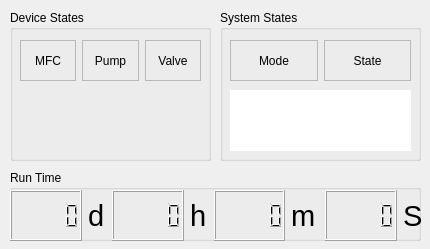
<?xml version="1.0" encoding="UTF-8"?>
<ui version="4.0">
 <class>forward</class>
 <widget class="QWidget" name="forward">
  <property name="geometry">
   <rect>
    <x>0</x>
    <y>0</y>
    <width>430</width>
    <height>249</height>
   </rect>
  </property>
  <property name="windowTitle">
   <string>Form</string>
  </property>
  <widget class="QGroupBox" name="groupBox">
   <property name="geometry">
    <rect>
     <x>10</x>
     <y>10</y>
     <width>201</width>
     <height>151</height>
    </rect>
   </property>
   <property name="title">
    <string>Device States</string>
   </property>
   <widget class="QWidget" name="horizontalLayoutWidget_3">
    <property name="geometry">
     <rect>
      <x>10</x>
      <y>30</y>
      <width>181</width>
      <height>41</height>
     </rect>
    </property>
    <layout class="QHBoxLayout" name="horizontalLayout_3">
     <item>
      <widget class="QLabel" name="label_6">
       <property name="frameShape">
        <enum>QFrame::Shape::StyledPanel</enum>
       </property>
       <property name="text">
        <string>MFC</string>
       </property>
       <property name="alignment">
        <set>Qt::AlignmentFlag::AlignCenter</set>
       </property>
      </widget>
     </item>
     <item>
      <widget class="QLabel" name="label_5">
       <property name="frameShape">
        <enum>QFrame::Shape::StyledPanel</enum>
       </property>
       <property name="text">
        <string>Pump</string>
       </property>
       <property name="alignment">
        <set>Qt::AlignmentFlag::AlignCenter</set>
       </property>
      </widget>
     </item>
     <item>
      <widget class="QLabel" name="label_4">
       <property name="frameShape">
        <enum>QFrame::Shape::StyledPanel</enum>
       </property>
       <property name="text">
        <string>Valve</string>
       </property>
       <property name="alignment">
        <set>Qt::AlignmentFlag::AlignCenter</set>
       </property>
      </widget>
     </item>
    </layout>
   </widget>
   <widget class="QWidget" name="widget" native="true">
    <property name="geometry">
     <rect>
      <x>10</x>
      <y>80</y>
      <width>61</width>
      <height>61</height>
     </rect>
    </property>
   </widget>
   <widget class="QWidget" name="widget_3" native="true">
    <property name="geometry">
     <rect>
      <x>70</x>
      <y>80</y>
      <width>61</width>
      <height>61</height>
     </rect>
    </property>
   </widget>
   <widget class="QWidget" name="widget_2" native="true">
    <property name="geometry">
     <rect>
      <x>130</x>
      <y>80</y>
      <width>61</width>
      <height>61</height>
     </rect>
    </property>
   </widget>
  </widget>
  <widget class="QGroupBox" name="groupBox_3">
   <property name="geometry">
    <rect>
     <x>220</x>
     <y>10</y>
     <width>201</width>
     <height>151</height>
    </rect>
   </property>
   <property name="title">
    <string>System States</string>
   </property>
   <widget class="QTextBrowser" name="textBrowser">
    <property name="geometry">
     <rect>
      <x>10</x>
      <y>80</y>
      <width>91</width>
      <height>61</height>
     </rect>
    </property>
    <property name="frameShape">
     <enum>QFrame::Shape::NoFrame</enum>
    </property>
    <property name="verticalScrollBarPolicy">
     <enum>Qt::ScrollBarPolicy::ScrollBarAsNeeded</enum>
    </property>
    <property name="horizontalScrollBarPolicy">
     <enum>Qt::ScrollBarPolicy::ScrollBarAsNeeded</enum>
    </property>
    <property name="html">
     <string>&lt;!DOCTYPE HTML PUBLIC &quot;-//W3C//DTD HTML 4.0//EN&quot; &quot;http://www.w3.org/TR/REC-html40/strict.dtd&quot;&gt;
&lt;html&gt;&lt;head&gt;&lt;meta name=&quot;qrichtext&quot; content=&quot;1&quot; /&gt;&lt;meta charset=&quot;utf-8&quot; /&gt;&lt;style type=&quot;text/css&quot;&gt;
p, li { white-space: pre-wrap; }
hr { height: 1px; border-width: 0; }
li.unchecked::marker { content: &quot;\2610&quot;; }
li.checked::marker { content: &quot;\2612&quot;; }
&lt;/style&gt;&lt;/head&gt;&lt;body style=&quot; font-family:'Microsoft YaHei UI'; font-size:9pt; font-weight:400; font-style:normal;&quot;&gt;
&lt;p align=&quot;center&quot; style=&quot;-qt-paragraph-type:empty; margin-top:0px; margin-bottom:0px; margin-left:0px; margin-right:0px; -qt-block-indent:0; text-indent:0px; font-family:'Ubuntu'; font-size:11pt;&quot;&gt;&lt;br /&gt;&lt;/p&gt;&lt;/body&gt;&lt;/html&gt;</string>
    </property>
   </widget>
   <widget class="QTextBrowser" name="textBrowser_2">
    <property name="geometry">
     <rect>
      <x>100</x>
      <y>80</y>
      <width>91</width>
      <height>61</height>
     </rect>
    </property>
    <property name="frameShape">
     <enum>QFrame::Shape::NoFrame</enum>
    </property>
    <property name="html">
     <string>&lt;!DOCTYPE HTML PUBLIC &quot;-//W3C//DTD HTML 4.0//EN&quot; &quot;http://www.w3.org/TR/REC-html40/strict.dtd&quot;&gt;
&lt;html&gt;&lt;head&gt;&lt;meta name=&quot;qrichtext&quot; content=&quot;1&quot; /&gt;&lt;meta charset=&quot;utf-8&quot; /&gt;&lt;style type=&quot;text/css&quot;&gt;
p, li { white-space: pre-wrap; }
hr { height: 1px; border-width: 0; }
li.unchecked::marker { content: &quot;\2610&quot;; }
li.checked::marker { content: &quot;\2612&quot;; }
&lt;/style&gt;&lt;/head&gt;&lt;body style=&quot; font-family:'Microsoft YaHei UI'; font-size:9pt; font-weight:400; font-style:normal;&quot;&gt;
&lt;p align=&quot;center&quot; style=&quot;-qt-paragraph-type:empty; margin-top:0px; margin-bottom:0px; margin-left:0px; margin-right:0px; -qt-block-indent:0; text-indent:0px; font-family:'Ubuntu'; font-size:11pt;&quot;&gt;&lt;br /&gt;&lt;/p&gt;&lt;/body&gt;&lt;/html&gt;</string>
    </property>
   </widget>
   <widget class="QWidget" name="horizontalLayoutWidget">
    <property name="geometry">
     <rect>
      <x>10</x>
      <y>30</y>
      <width>181</width>
      <height>41</height>
     </rect>
    </property>
    <layout class="QHBoxLayout" name="horizontalLayout">
     <item>
      <widget class="QLabel" name="label">
       <property name="frameShape">
        <enum>QFrame::Shape::StyledPanel</enum>
       </property>
       <property name="text">
        <string>Mode</string>
       </property>
       <property name="alignment">
        <set>Qt::AlignmentFlag::AlignCenter</set>
       </property>
      </widget>
     </item>
     <item>
      <widget class="QLabel" name="label_3">
       <property name="frameShape">
        <enum>QFrame::Shape::StyledPanel</enum>
       </property>
       <property name="text">
        <string>State</string>
       </property>
       <property name="alignment">
        <set>Qt::AlignmentFlag::AlignCenter</set>
       </property>
       <property name="wordWrap">
        <bool>true</bool>
       </property>
      </widget>
     </item>
    </layout>
   </widget>
  </widget>
  <widget class="QGroupBox" name="groupBox_2">
   <property name="geometry">
    <rect>
     <x>10</x>
     <y>170</y>
     <width>411</width>
     <height>71</height>
    </rect>
   </property>
   <property name="title">
    <string>Run Time</string>
   </property>
   <widget class="QWidget" name="horizontalLayoutWidget_2">
    <property name="geometry">
     <rect>
      <x>0</x>
      <y>20</y>
      <width>411</width>
      <height>51</height>
     </rect>
    </property>
    <layout class="QHBoxLayout" name="horizontalLayout_2">
     <item>
      <widget class="QLCDNumber" name="lcdNumber"/>
     </item>
     <item>
      <widget class="QLabel" name="label_2">
       <property name="maximumSize">
        <size>
         <width>18</width>
         <height>16777215</height>
        </size>
       </property>
       <property name="font">
        <font>
         <pointsize>22</pointsize>
         <bold>false</bold>
         <underline>false</underline>
        </font>
       </property>
       <property name="frameShape">
        <enum>QFrame::Shape::NoFrame</enum>
       </property>
       <property name="text">
        <string>d</string>
       </property>
       <property name="wordWrap">
        <bool>false</bool>
       </property>
      </widget>
     </item>
     <item>
      <widget class="QLCDNumber" name="lcdNumber_2"/>
     </item>
     <item>
      <widget class="QLabel" name="label_7">
       <property name="maximumSize">
        <size>
         <width>18</width>
         <height>16777215</height>
        </size>
       </property>
       <property name="font">
        <font>
         <pointsize>22</pointsize>
         <bold>false</bold>
         <underline>false</underline>
        </font>
       </property>
       <property name="frameShape">
        <enum>QFrame::Shape::NoFrame</enum>
       </property>
       <property name="text">
        <string>h</string>
       </property>
       <property name="wordWrap">
        <bool>false</bool>
       </property>
      </widget>
     </item>
     <item>
      <widget class="QLCDNumber" name="lcdNumber_3"/>
     </item>
     <item>
      <widget class="QLabel" name="label_8">
       <property name="maximumSize">
        <size>
         <width>28</width>
         <height>16777215</height>
        </size>
       </property>
       <property name="font">
        <font>
         <pointsize>22</pointsize>
         <bold>false</bold>
         <underline>false</underline>
        </font>
       </property>
       <property name="frameShape">
        <enum>QFrame::Shape::NoFrame</enum>
       </property>
       <property name="text">
        <string>m</string>
       </property>
       <property name="wordWrap">
        <bool>false</bool>
       </property>
      </widget>
     </item>
     <item>
      <widget class="QLCDNumber" name="lcdNumber_4"/>
     </item>
     <item>
      <widget class="QLabel" name="label_9">
       <property name="maximumSize">
        <size>
         <width>18</width>
         <height>16777215</height>
        </size>
       </property>
       <property name="font">
        <font>
         <pointsize>22</pointsize>
         <bold>false</bold>
         <underline>false</underline>
        </font>
       </property>
       <property name="frameShape">
        <enum>QFrame::Shape::NoFrame</enum>
       </property>
       <property name="text">
        <string>S</string>
       </property>
       <property name="wordWrap">
        <bool>false</bool>
       </property>
      </widget>
     </item>
    </layout>
   </widget>
  </widget>
 </widget>
 <resources/>
 <connections/>
</ui>
